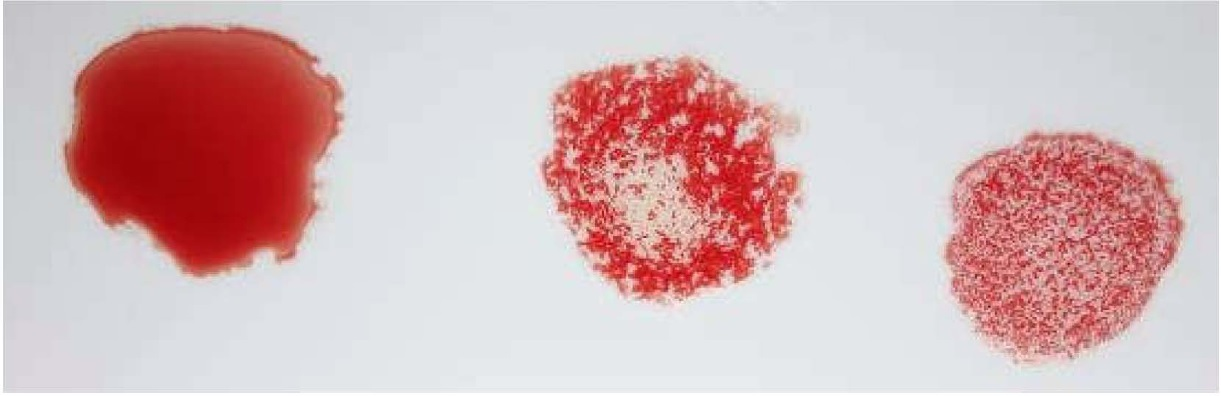
#> input picture 1.jpg, 1221 x 396 px
$ python main1.py
#> lines starting #> are read from the running program, lines starting #| are printed output that depends on the picture; after the words box and inside, x2 and y2 are one past the last pixel; in counts of white or black regions, pixels touching at a corner belong together
import cv2
import numpy as np
import matplotlib.pyplot as plt

img = cv2.imread('1.jpg')
#> img is the input picture: shape (396, 1221, 3); mean B, G, R 183.9, 181.9, 212.3
GrayFrame = cv2.cvtColor(img, cv2.COLOR_BGR2GRAY)
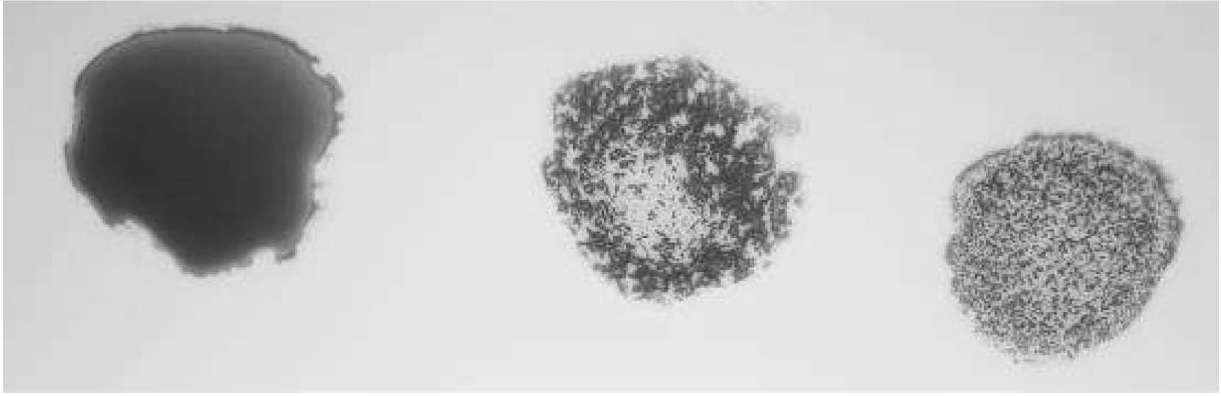
#> GrayFrame: shape (396, 1221); min 33, max 255, mean 191.3
cv2.imshow('in', GrayFrame)

FrameThresh = cv2.threshold(
    GrayFrame, 125, 255, cv2.THRESH_BINARY)[1]
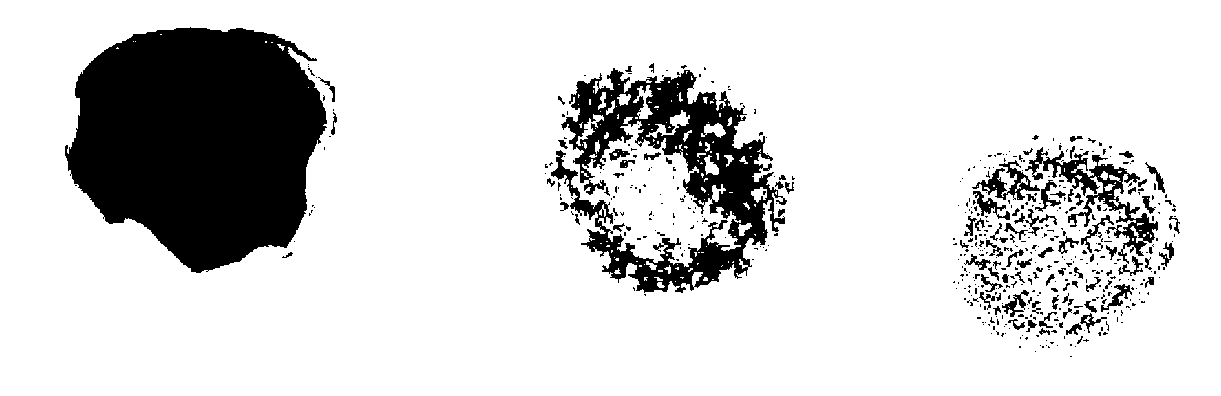
#> FrameThresh: shape (396, 1221); 83.5% white; 511 black regions (414 under 20 px), largest, box (x1, y1, x2, y2) and area: (65, 27, 327, 273) 47794, (551, 68, 787, 293) 19629, (1025, 147, 1158, 264) 3284
# cv2.imshow()
bw = cv2.bitwise_not(FrameThresh)

kernel = np.ones((10, 10), np.uint8)
FrameThresh = cv2.erode(FrameThresh, kernel, iterations=5)
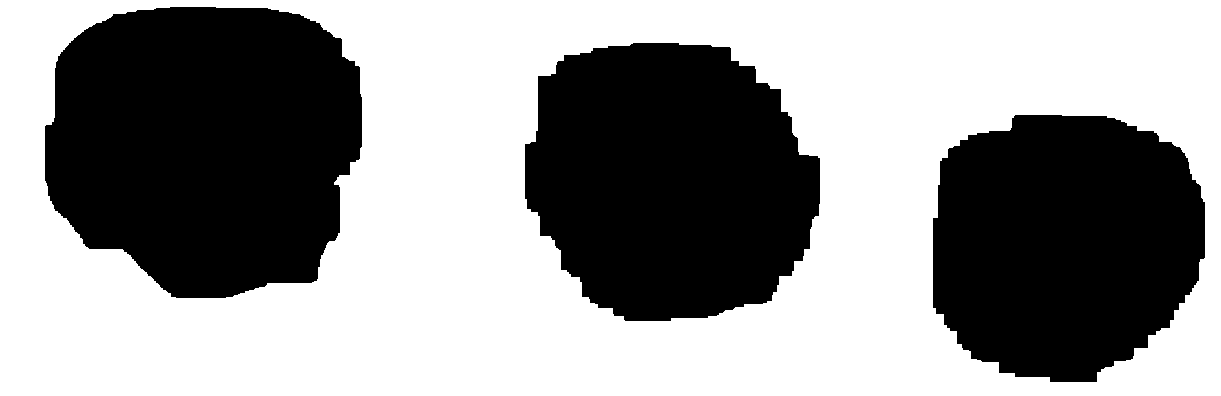
#> FrameThresh: shape (396, 1221); 58.6% white; 3 black regions, box (x1, y1, x2, y2) and area: (45, 7, 362, 298) 75671, (525, 43, 820, 321) 65137, (933, 115, 1205, 382) 59360

FrameThresh = cv2.bitwise_not(FrameThresh)

cv2.imshow('bw', FrameThresh)

sm = np.sum(FrameThresh, axis=0)
#> sm = 1221 values, max 74205 at index 176, min 0 at index 0, mean 41804.1
# plt.plot(sm)
# plt.show()
print(len(sm))
#| 1221

print(sm[1])
#| 0
# f = np.zeros(1, len(sm))
f = np.zeros(len(sm))
#> f = 1221 values from 0 to 0
flag = 0
flag1 = 0
for ii in range(len(sm) - 1):
    i = ii + 1
    if (sm[i] == 0 and flag == 0 and flag1 == 0):
        f[i] = 0
        flag = 1
    elif (sm[i] == 0 and flag == 1 and flag1 == 0):
        f[i] = 0
        flag = 1
    elif (sm[i] > 0 and flag1 == 0):
        if (flag == 1 and sm[i] > 0):
            f[i] = 1
            flag = 0
            flag1 = 1

    elif (flag1 == 1 and flag == 0 and sm[i] == 0):
        f[i] = 2
        flag = 1
        flag1 = 0
#> this loop made 1220 passes
#> (flag, flag1) on passes 45, 362: (0, 1), (1, 0)
#> flag on passes 1 to 6: 1, 1, 1, 1, 1, 1
#> after the loop, f = 1221 values, max 2 at index 362, min 0 at index 0, mean 0.00737; flag = 1; flag1 = 0

# [4 lines of commented-out code are left out]
p1 = np.where(f == 1)
#> p1 = ([45, 525, 933],)
p2 = np.where(f == 2)
#> p2 = ([362, 820, 1205],)

p2 = (np.asarray(p2))[0]
#> p2 = [362, 820, 1205]
p1 = (np.asarray(p1))[0]
#> p1 = [45, 525, 933]

print(p1[0])
#| 45
print(p2[0])
#| 362

crop_img1 = bw[:, p1[0]:p2[0]]
#> crop_img1: shape (396, 317); 38.2% white; 18 white regions (14 under 20 px), largest, box (x1, y1, x2, y2) and area: (20, 27, 282, 273) 47794, (273, 77, 290, 102) 85, (286, 112, 292, 135) 56, (237, 252, 248, 258) 26
crop_img2 = bw[:, p1[1]:p2[1]]
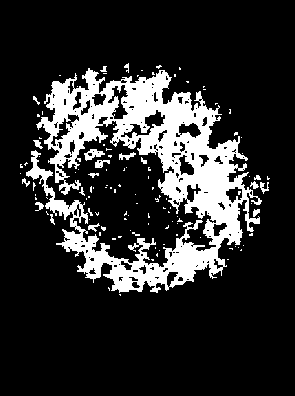
#> crop_img2: shape (396, 295); 17.9% white; 116 white regions (97 under 20 px), largest, box (x1, y1, x2, y2) and area: (26, 68, 262, 293) 19629, (84, 149, 105, 161) 128, (95, 160, 110, 168) 73
crop_img3 = bw[:, p1[2]:p2[2]]
#> crop_img3: shape (396, 272); 10.2% white; 377 white regions (303 under 20 px), largest, box (x1, y1, x2, y2) and area: (92, 147, 225, 264) 3284, (39, 160, 107, 200) 855, (40, 191, 77, 220) 349

cv2.imshow("cropped1", crop_img1)
cv2.imshow("cropped2", crop_img2)
cv2.imshow("cropped3", crop_img3)

crop_img1 = cv2.erode(crop_img1, None, iterations=2)
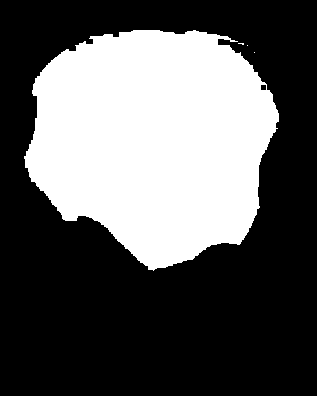
#> crop_img1: shape (396, 317); 36% white; 4 white regions (3 under 20 px), largest, box (x1, y1, x2, y2) and area: (24, 30, 279, 271) 45229
crop_img2 = cv2.erode(crop_img2, None, iterations=2)
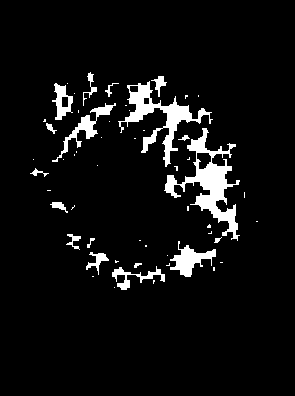
#> crop_img2: shape (396, 295); 6.2% white; 54 white regions (36 under 20 px), largest, box (x1, y1, x2, y2) and area: (164, 128, 240, 241) 2371, (118, 81, 213, 167) 1830, (170, 241, 216, 277) 684
crop_img3 = cv2.erode(crop_img3, None, iterations=2)
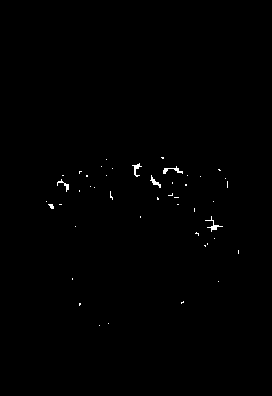
#> crop_img3: shape (396, 272); 0.37% white in thin lines or dots, all inside (x1, y1, x2, y2) = (46, 157, 239, 326)

(contours, hierarchy) = cv2.findContours(crop_img1, cv2.RETR_TREE, cv2.CHAIN_APPROX_SIMPLE)
#> contours = 5 contours, 3 with area under 20; largest, box (x1, y1, x2, y2) and area: (24, 30, 279, 271) 44818, (260, 84, 267, 91) 34
count1 = len(contours)
#> count1 = 5
(contours, hierarchy) = cv2.findContours(crop_img2, cv2.RETR_TREE, cv2.CHAIN_APPROX_SIMPLE)
#> contours = 58 contours, 40 with area under 20; largest, box (x1, y1, x2, y2) and area: (164, 128, 240, 241) 2204, (118, 81, 213, 167) 1623, (170, 241, 216, 277) 588, (52, 103, 116, 162) 492, (52, 83, 73, 120) 382
count2 = len(contours)
#> count2 = 58
(contours, hierarchy) = cv2.findContours(crop_img3, cv2.RETR_TREE, cv2.CHAIN_APPROX_SIMPLE)
#> contours = 46 contours, 41 with area under 20; largest, box (x1, y1, x2, y2) and area: (163, 166, 183, 174) 32, (150, 175, 161, 188) 29, (132, 163, 142, 177) 27, (205, 216, 223, 232) 25, (57, 179, 69, 192) 21
count3 = len(contours)
#> count3 = 46

print("c1: " + str(count1))
#| c1: 5
print("c2: " + str(count2))
#| c2: 58
print("c3: " + str(count3))
#| c3: 46

crop_img1.dtype = 'uint8'
a1 = np.sum(crop_img1 == 255)
#> a1 = 45239
crop_img2.dtype = 'uint8'
a2 = np.sum(crop_img2 == 255)
#> a2 = 7275
crop_img3.dtype = 'uint8'
a3 = np.sum(crop_img3 == 255)
#> a3 = 395

print("a1: " + str(a1))
#| a1: 45239
print("a2: " + str(a2))
#| a2: 7275
print("a3: " + str(a3))
#| a3: 395

if (a1 < 10000 and count1 > 10):
    antiA = 1
else:
    antiA = 0

if (a2 < 10000 and count2 > 10):
    antiB = 1
else:
    antiB = 0

if (a3 < 10000 and count3 > 10):
    antiC = 1
else:
    antiC = 0

if (antiA == 0 and antiB == 0 and antiC == 0):
    print('O-NEGATIVE');
elif (antiA == 0 and antiB == 0 and antiC == 1):
    print('O-POSITIVE');
elif (antiA == 1 and antiB == 0 and antiC == 1):
    print('A-POSITIVE');
elif (antiA == 1 and antiB == 0 and antiC == 0):
    print('A-NEGATIVE');
elif (antiA == 0 and antiB == 1 and antiC == 0):
    print('B-NEGATIVE');
elif (antiA == 0 and antiB == 1 and antiC == 1):
    print('B-POSITIVE');
elif (antiA == 1 and antiB == 1 and antiC == 0):
    print('AB-NEGATIVE');
elif (antiA == 1 and antiB == 1 and antiC == 1):
    print('AB-POSITIVE');

cv2.waitKey(0)

$ run again, with 2.jpg copied over 1.jpg
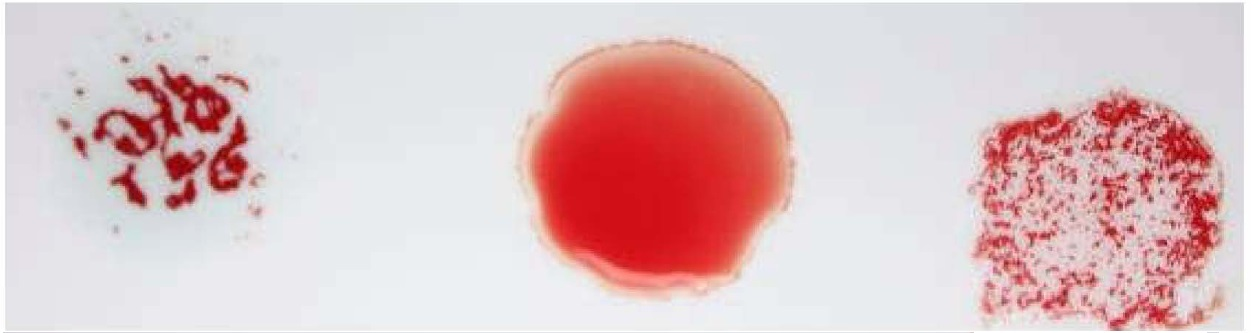
#> input picture 2.jpg, 1251 x 333 px
#> img is the input picture: shape (333, 1251, 3); mean B, G, R 195.4, 193.2, 222.2
#> bw: shape (333, 1251); 12.6% white; 187 white regions (125 under 20 px), largest, box (x1, y1, x2, y2) and area: (539, 76, 765, 274) 35223, (94, 78, 182, 157) 2508, (158, 65, 231, 133) 2012
#> `FrameThresh = cv2.erode(FrameThresh, kernel, iterations=5)`:
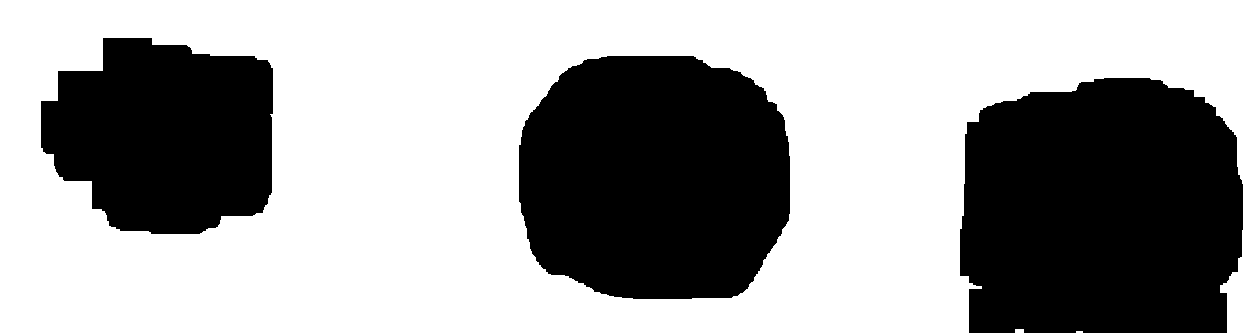
#> FrameThresh: shape (333, 1251); 62.3% white; 3 black regions, box (x1, y1, x2, y2) and area: (960, 78, 1243, 333) 64716, (519, 56, 790, 299) 56423, (41, 38, 273, 234) 36105
#> sm = 1251 values, max 65025 at index 1104, min 0 at index 0, mean 32052.1
#| 1251
#| 0
#> `f = np.zeros(len(sm))`: f = 1251 values from 0 to 0
#> the loop `for ii in range(len(sm) - 1):` made 1250 passes
#> (flag, flag1) on passes 41, 273: (0, 1), (1, 0)
#> after the loop `for ii in range(len(sm) - 1):`: f = 1251 values, max 2 at index 273, min 0 at index 0, mean 0.00719; flag = 1; flag1 = 0
#> `p1 = np.where(f == 1)`: p1 = ([41, 519, 960],)
#> `p2 = np.where(f == 2)`: p2 = ([273, 790, 1243],)
#> `p2 = (np.asarray(p2))[0]`: p2 = [273, 790, 1243]
#> `p1 = (np.asarray(p1))[0]`: p1 = [41, 519, 960]
#| 41
#| 273
#> `crop_img3 = cv2.erode(crop_img3, None, iterations=2)`:
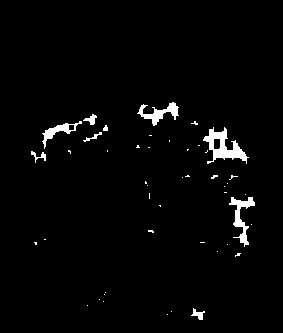
#> crop_img3: shape (333, 283); 2.3% white; 46 white regions (37 under 20 px)
#> `(contours, hierarchy) = cv2.findContours(crop_img1, cv2.RETR_TREE, cv2..`: contours = 16 contours, 4 with area under 20; largest, box (x1, y1, x2, y2) and area: (125, 76, 187, 130) 1508, (170, 123, 204, 189) 605, (91, 80, 137, 135) 442, (125, 154, 157, 179) 369, (153, 96, 173, 119) 340
#> count1 = 16
#> `(contours, hierarchy) = cv2.findContours(crop_img2, cv2.RETR_TREE, cv2..`: contours = 1 contour; box (x1, y1, x2, y2) and area: (22, 78, 244, 272) 33160
#> count2 = 1
#> `(contours, hierarchy) = cv2.findContours(crop_img3, cv2.RETR_TREE, cv2..`: contours = 48 contours, 38 with area under 20; largest, box (x1, y1, x2, y2) and area: (203, 127, 249, 164) 632, (229, 197, 255, 247) 334, (137, 102, 179, 126) 298, (42, 121, 82, 149) 246, (213, 138, 221, 150) 74
#> count3 = 48
#| c1: 16
#| c2: 1
#| c3: 48
#> a1 = 4108
#> a2 = 33485
#> a3 = 2185
#| a1: 4108
#| a2: 33485
#| a3: 2185

$ run again, with 3.jpg copied over 1.jpg
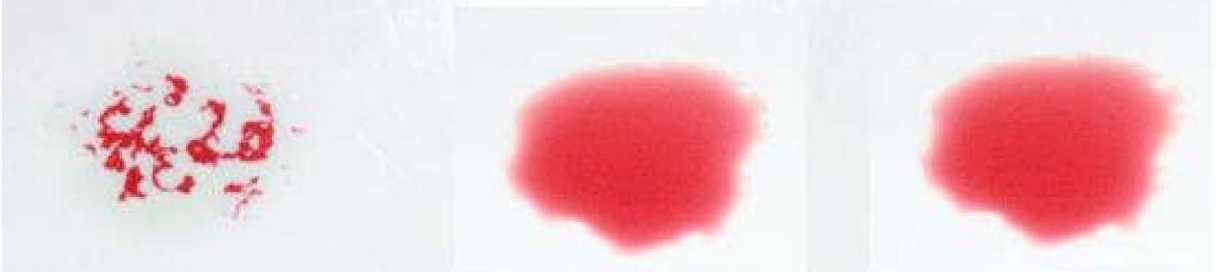
#> input picture 3.jpg, 1222 x 272 px
#> img is the input picture: shape (272, 1222, 3); mean B, G, R 209.6, 205.7, 237.8
#> bw: shape (272, 1222); 11.5% white; 32 white regions (18 under 20 px), largest, box (x1, y1, x2, y2) and area: (951, 96, 1129, 225) 17156, (535, 104, 714, 233) 17011, (98, 101, 171, 188) 1411
#> `FrameThresh = cv2.erode(FrameThresh, kernel, iterations=5)`:
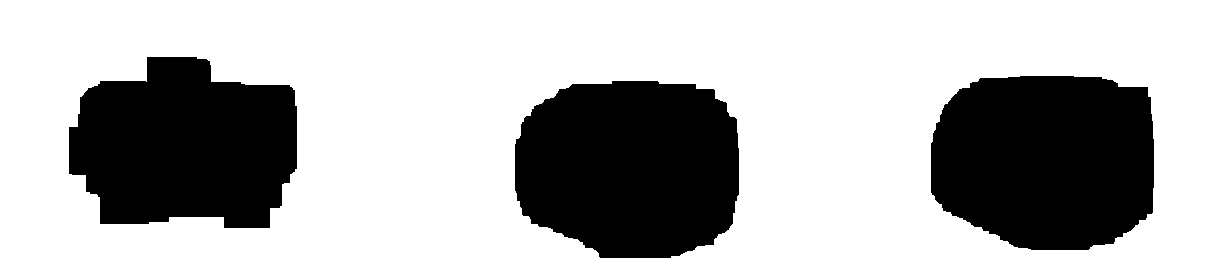
#> FrameThresh: shape (272, 1222); 70.5% white; 3 black regions, box (x1, y1, x2, y2) and area: (515, 81, 739, 258) 33751, (931, 76, 1154, 250) 33615, (69, 57, 297, 228) 30757
#> sm = 1222 values, max 45135 at index 612, min 0 at index 0, mean 20475.7
#| 1222
#| 0
#> `f = np.zeros(len(sm))`: f = 1222 values from 0 to 0
#> the loop `for ii in range(len(sm) - 1):` made 1221 passes
#> (flag, flag1) on passes 69, 297: (0, 1), (1, 0)
#> after the loop `for ii in range(len(sm) - 1):`: f = 1222 values, max 2 at index 297, min 0 at index 0, mean 0.00736; flag = 1; flag1 = 0
#> `p1 = np.where(f == 1)`: p1 = ([69, 515, 931],)
#> `p2 = np.where(f == 2)`: p2 = ([297, 739, 1154],)
#> `p2 = (np.asarray(p2))[0]`: p2 = [297, 739, 1154]
#> `p1 = (np.asarray(p1))[0]`: p1 = [69, 515, 931]
#| 69
#| 297
#> `crop_img3 = cv2.erode(crop_img3, None, iterations=2)`:
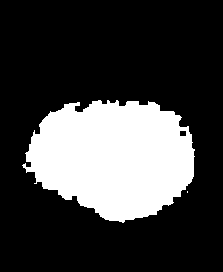
#> crop_img3: shape (272, 223); 25.4% white; 2 white regions (1 under 20 px)
#> `(contours, hierarchy) = cv2.findContours(crop_img1, cv2.RETR_TREE, cv2..`: contours = 27 contours, 18 with area under 20; largest, box (x1, y1, x2, y2) and area: (121, 142, 146, 161) 248, (34, 133, 73, 149) 148, (179, 124, 201, 158) 121, (58, 171, 70, 193) 116, (124, 144, 135, 154) 78
#> count1 = 27
#> `(contours, hierarchy) = cv2.findContours(crop_img2, cv2.RETR_TREE, cv2..`: contours = 1 contour; box (x1, y1, x2, y2) and area: (23, 108, 196, 230) 15187
#> count2 = 1
#> `(contours, hierarchy) = cv2.findContours(crop_img3, cv2.RETR_TREE, cv2..`: contours = 3 contours, 1 with area under 20; largest, box (x1, y1, x2, y2) and area: (22, 100, 195, 223) 15170, (179, 130, 187, 137) 40
#> count3 = 3
#| c1: 27
#| c2: 1
#| c3: 3
#> a1 = 1060
#> a2 = 15458
#> a3 = 15432
#| a1: 1060
#| a2: 15458
#| a3: 15432
